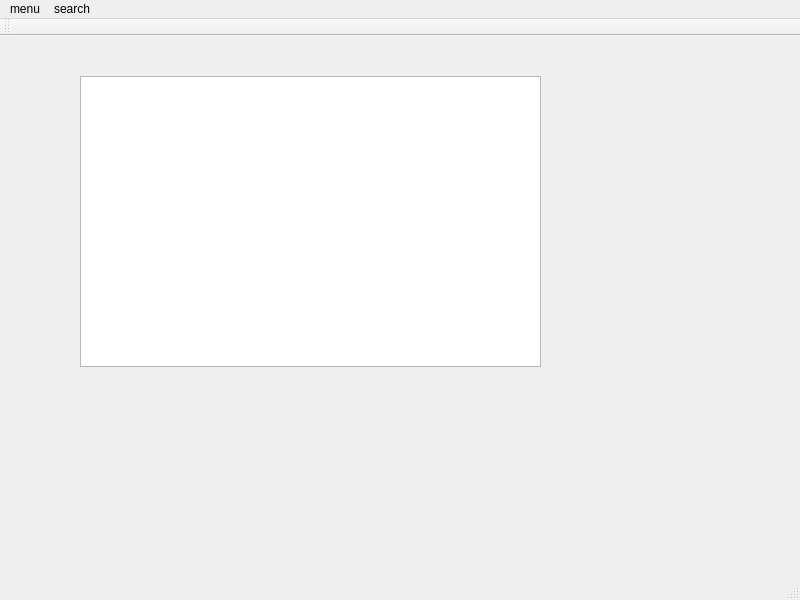
<?xml version="1.0" encoding="UTF-8"?>
<ui version="4.0">
 <class>MainWindow</class>
 <widget class="QMainWindow" name="MainWindow">
  <property name="geometry">
   <rect>
    <x>0</x>
    <y>0</y>
    <width>800</width>
    <height>600</height>
   </rect>
  </property>
  <property name="windowTitle">
   <string>MainWindow</string>
  </property>
  <widget class="QWidget" name="centralWidget">
   <widget class="QTableView" name="tableView">
    <property name="geometry">
     <rect>
      <x>80</x>
      <y>40</y>
      <width>461</width>
      <height>291</height>
     </rect>
    </property>
   </widget>
  </widget>
  <widget class="QMenuBar" name="menuBar">
   <property name="geometry">
    <rect>
     <x>0</x>
     <y>0</y>
     <width>800</width>
     <height>22</height>
    </rect>
   </property>
   <widget class="QMenu" name="menuMenu">
    <property name="title">
     <string>menu</string>
    </property>
    <addaction name="actionExit"/>
   </widget>
   <widget class="QMenu" name="menuSearch">
    <property name="title">
     <string>search</string>
    </property>
   </widget>
   <addaction name="menuMenu"/>
   <addaction name="menuSearch"/>
  </widget>
  <widget class="QToolBar" name="mainToolBar">
   <attribute name="toolBarArea">
    <enum>TopToolBarArea</enum>
   </attribute>
   <attribute name="toolBarBreak">
    <bool>false</bool>
   </attribute>
  </widget>
  <widget class="QStatusBar" name="statusBar"/>
  <action name="actionExit">
   <property name="text">
    <string>exit</string>
   </property>
  </action>
 </widget>
 <layoutdefault spacing="6" margin="11"/>
 <resources/>
 <connections/>
</ui>
